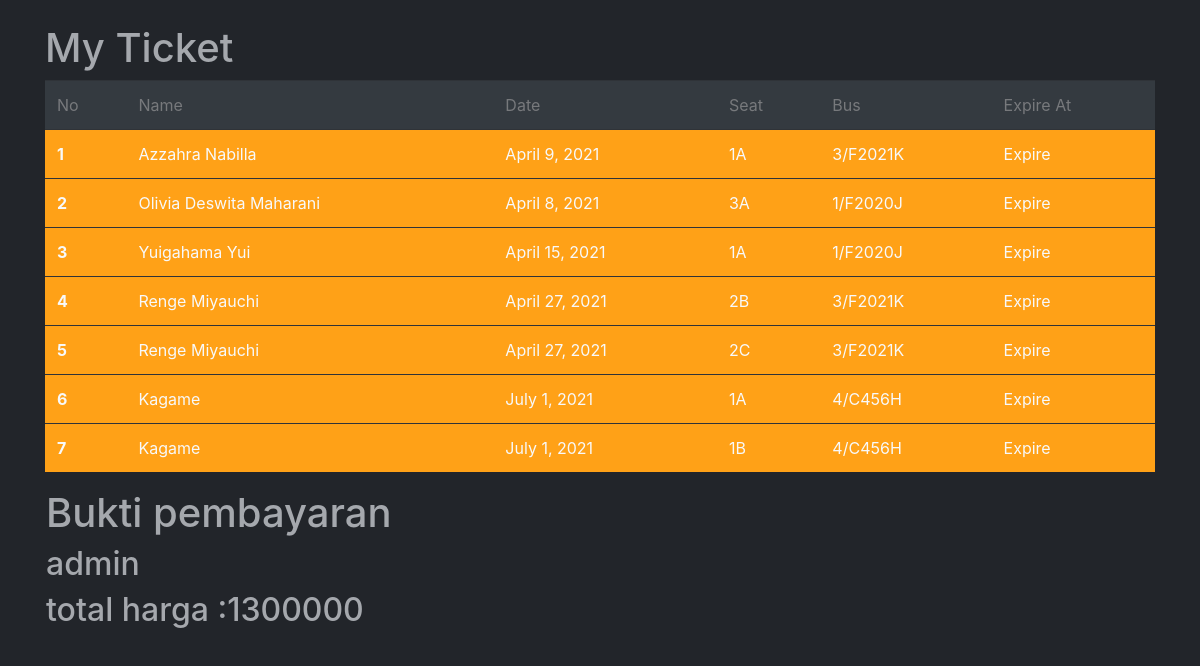
/my_ticket/ (signed in), run on the app's committed database.
### core/models.py (models this page shows, shortened)
class Ticket(models.Model):
    user = models.ForeignKey(User,on_delete=models.CASCADE)
    nama = models.CharField(max_length=255)
    tanggal = models.DateField()
    track = models.ForeignKey(Track,on_delete=models.CASCADE)
    bus = models.ForeignKey(Bus,on_delete=models.CASCADE)
    kursi = models.CharField(max_length=255)
    harga = models.PositiveIntegerField()
    activated = models.BooleanField(default=False)

class Bus(models.Model):
    platNo = models.CharField(max_length=10)
    jumKursi = models.PositiveIntegerField()
    trayek = models.ForeignKey(Trayek,on_delete=models.CASCADE)
    img = models.ImageField(upload_to="media/" , null=True,blank=True)
    def __str__(self):
        return '{}/{}'.format(self.id,self.platNo)

class Bukti_pembayaran(models.Model):
    user = models.ForeignKey(User,on_delete=models.CASCADE)
    bukti = models.ImageField(upload_to='bukti/',blank=True)
    accepted = models.BooleanField(default=False)
    total_harga = models.IntegerField()

### core/views.py (the view)
# urls.py: path("my_ticket/", my_ticket, name="my_ticket"),
def my_ticket(request):
    data = Bukti_pembayaran.objects.get(user=request.user)
    inDay = datetime.now().date()
    remain = []
    solve = Ticket.objects.filter(user=request.user)
    for x in solve:
        if x.tanggal < inDay:
            remain.append('Expire')
        else :
            remaining = str(x.tanggal - inDay)
            remaining = remaining.split(',')
            remaining = remaining[0].split()
            remain.append(int(remaining[0]))
    context = {'solve':zip(solve,remain),'data':data}
    return render(request,'my_ticket.html',context)

### templates/my_ticket.html (shortened to what this page needs)
{% extends 'base.html' %}
{% block content %}
<h1>
  My Ticket
</h1>
<table class="table table-dark">
    <thead>
      <tr>
        <th scope="col">No </th>
        <th scope="col">Name</th>
        <th scope="col">Date</th>
        <th scope="col">Seat</th>
        <th scope="col">Bus</th>
        <th scope="col">Expire At</th>
      </tr>
    </thead>
    <tbody>
        {% for i,x in solve %}
        {% if x == "Expire" %}
        <tr class="bg-orange text-light">
          {% else %}
          {% if x <= 5 and x > 0 %}
          <tr class="bg-cyan text-light">
            {% elif x <= 10 and x > 5 %}
            <tr class="bg-blue text-light">
          {% endif %}
        {% endif %}
        <th scope="row">{{forloop.counter }}</th>
        <td >{{i.nama}}</td>
        <td>{{i.tanggal}}</td>
        <td>{{i.kursi}}</td>
        <td>{{i.bus}}</td>
        <td>{{x}}</td>
      </tr>
      {% endfor %}
    </tbody>
  </table>
      <div class="card">
        <h1>Bukti pembayaran</h1>
        <h2>{{data.user.username}}</h2>
        <h2>total harga :{{data.total_harga}}</h2>
      </div>
{% endblock content %}

### templates/base.html (shortened to what this page needs)
{% load static %}
<!DOCTYPE html>
<html lang="en">
<head>
    <link rel="stylesheet" href="{% static 'assets/vendor/bootstrap/css/bootstrap.min.css' %}">
    <link rel="stylesheet" href="{% static 'assets/vendor/font-awesome/css/font-awesome.min.css' %}">
    <link rel="stylesheet" href="{% static 'assets/vendor/jquery-steps/jquery.steps.css' %}">
    <link rel="stylesheet" href="{% static 'assets/vendor/animate-css/vivify.min.css' %}">
    <link rel="stylesheet" href="{% static 'assets/vendor/bootstrap-multiselect/bootstrap-multiselect.css' %}">
    <link rel="stylesheet" href="{% static 'assets/vendor/bootstrap-datepicker/css/bootstrap-datepicker3.min.css' %}">
    <link rel="stylesheet" href="{% static 'assets/vendor/bootstrap-colorpicker/css/bootstrap-colorpicker.css' %}">
    <link rel="stylesheet" href="{% static 'assets/vendor/multi-select/css/multi-select.css' %}">
    <link rel="stylesheet" href="{% static 'assets/vendor/bootstrap-tagsinput/bootstrap-tagsinput.css' %}">
    <link rel="stylesheet" href="{% static 'assets/vendor/nouislider/nouislider.min.css' %}">
    <link rel="stylesheet" href="{% static 'assets/site.min.css' %}">
</head>
<body class="theme-cyan ">
      <br>
    <div class="container">
      {% block content %}
      {% endblock content %}
    </div>
</body>
</html>

### data on the page
Ticket: nama "Azzahra Nabilla", tanggal "April 9, 2021", kursi "1A", bus "3/F2021K", x "Expire"
Ticket: nama "Olivia Deswita Maharani", tanggal "April 8, 2021", kursi "3A", bus "1/F2020J", x "Expire"
Ticket: nama "Yuigahama Yui", tanggal "April 15, 2021", kursi "1A", bus "1/F2020J", x "Expire"
Ticket: nama "Renge Miyauchi", tanggal "April 27, 2021", kursi "2B", bus "3/F2021K", x "Expire"
Ticket: nama "Renge Miyauchi", tanggal "April 27, 2021", kursi "2C", bus "3/F2021K", x "Expire"
Ticket: nama "Kagame", tanggal "July 1, 2021", kursi "1A", bus "4/C456H", x "Expire"
Ticket: nama "Kagame", tanggal "July 1, 2021", kursi "1B", bus "4/C456H", x "Expire"
Bukti_pembayaran: user.username "admin", total_harga "1300000"
